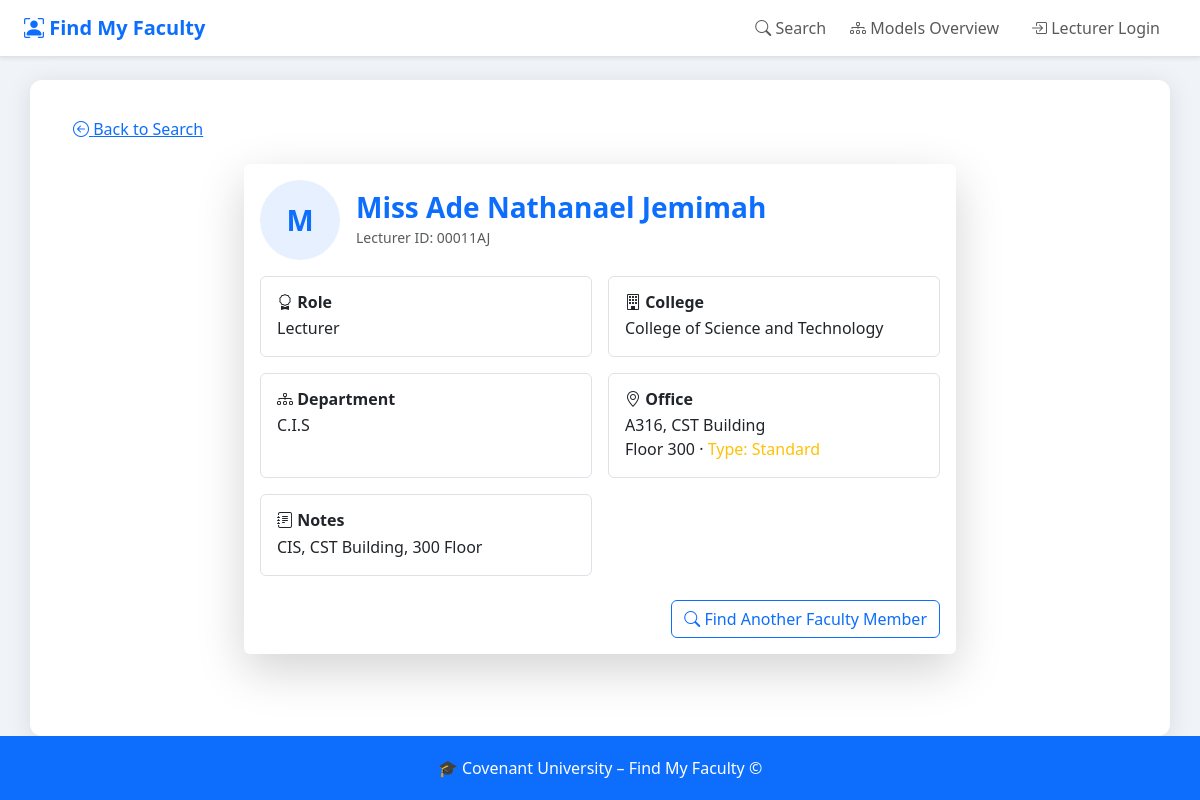
Screenshot of /lecturer/00011AJ/ with the database file from the repository.
### find_my_lecturer_app/models.py (models this page shows, shortened)
class Lecturer(models.Model):
    ROLE_LECTURER = "LECTURER"
    ROLE_HOD = "HOD"  # kept for quick filtering; actual role linkage is via *HODLecturer*
    ROLE_SECRETARY = "SECRETARY"  # idem
    ROLE_CHOICES = [
        (ROLE_LECTURER, "Lecturer"),
        (ROLE_HOD, "Head of Department"),
        (ROLE_SECRETARY, "Secretary"),
    ]
    user = models.OneToOneField(
        settings.AUTH_USER_MODEL,
        on_delete=models.CASCADE,
        related_name="lecturer_profile",
        null=True,
        blank=True,
    )
    lecturer_id = models.CharField(primary_key=True, max_length=8)
    full_name = models.CharField(max_length=120)
    office = models.ForeignKey(
        Office,
        on_delete=models.SET_NULL,
        null=True,
        blank=True,
        related_name="lecturers",
    )
    department = models.ForeignKey(
        Department,
        on_delete=models.SET_NULL,
        null=True,
        blank=True,
        related_name="lecturers",
    )
    role = models.CharField(max_length=10, choices=ROLE_CHOICES)
    notes = models.TextField(blank=True)
    class Meta:
        db_table = "Lecturer"

class College(models.Model):
    college_id = models.CharField(primary_key=True, max_length=8)
    name = models.CharField(max_length=100)
    class Meta:
        db_table = "College"

class Department(models.Model):
    department_id = models.CharField(primary_key=True, max_length=8)
    name = models.CharField(max_length=100)
    college = models.ForeignKey(
        College,
        on_delete=models.PROTECT,
        related_name="departments",
    )
    hod = models.ForeignKey(
        "HODLecturer",
        on_delete=models.SET_NULL,
        null=True,
        blank=True,
        related_name="departments",
    )
    secretary = models.ForeignKey(
        "SecretaryLecturer",
        on_delete=models.SET_NULL,
        null=True,
        blank=True,
        related_name="departments",
    )
    class Meta:
        db_table = "Department"

class Office(models.Model):
    TYPE_STANDARD = "STANDARD"
    TYPE_CUBICLE = "CUBICLE"
    TYPE_LAB = "LABORATORY"
    TYPE_CHOICES = [
        (TYPE_STANDARD, "Standard"),
        (TYPE_CUBICLE, "Cubicle"),
        (TYPE_LAB, "Laboratory"),
    ]
    office_id = models.CharField(primary_key=True, max_length=8)
    office_number = models.CharField(max_length=50)
    location = models.CharField(max_length=100)
    floor = models.PositiveSmallIntegerField()
    type = models.CharField(max_length=20, choices=TYPE_CHOICES)
    class Meta:
        db_table = "Office"

### find_my_lecturer_app/views.py (the view)
# urls.py: path("lecturer/<str:lecturer_id>/", views.LecturerDetailView.as_view(), name="lecturer-detail"),
class LecturerDetailView(DetailView):
    model = Lecturer
    template_name = "find_my_lecturer_app/lecturer_detail.html"
    context_object_name = "lecturer"
    pk_url_kwarg = "lecturer_id"
    def get_queryset(self):
        return super().get_queryset().select_related("office", "department", "department__college")
    def get_context_data(self, **kwargs):
        context = super().get_context_data(**kwargs)
        lecturer = self.object
        context["office"] = lecturer.office
        context["department"] = lecturer.department
        context["college"] = lecturer.department.college if lecturer.department else None
        try:
            context["is_hod"] = hasattr(lecturer, "hod_record")
            context["hod_id"] = lecturer.hod_record.hod_id if context["is_hod"] else None
        except:
            context["is_hod"] = False
        try:
            context["is_secretary"] = hasattr(lecturer, "secretary_record")
            context["secretary_id"] = lecturer.secretary_record.secretary_id if context["is_secretary"] else None
        except:
            context["is_secretary"] = False
        return context

### find_my_lecturer_app/templates/find_my_lecturer_app/lecturer_detail.html (shortened to what this page needs)
{% extends "find_my_lecturer_app/base.html" %}
{% load humanize %}
{% block content %}
<a href="{% url 'find_my_lecturer_app:lecturer-search' %}" class="btn btn-link mb-3">
  <i class="bi bi-arrow-left-circle"></i> Back to Search
</a>
<div class="row justify-content-center">
  <div class="col-lg-8">
    <div class="card shadow-lg border-0">
      <div class="card-body">
        <div class="d-flex align-items-center mb-2">
          <div class="me-3">
            <div
              class="d-flex justify-content-center align-items-center rounded-circle"
              style="width:80px;height:80px;background:#e7f0ff;color:#0d6efd;font-size:1.8rem;font-weight:600;"
            >
              {{ lecturer.full_name|default_if_none:"?"|slice:1|upper }}
            </div>
          </div>
          <div>
            <h3 class="mb-0 fw-bold text-primary">{{ lecturer.full_name }}</h3>
            <small class="text-muted">Lecturer&nbsp;ID: {{ lecturer.lecturer_id }}</small>
          </div>
        </div>
        <div class="row g-3 mb-4">
          <div class="col-md-6">
            <div class="border rounded p-3 h-100">
              <h6 class="fw-bold mb-1"><i class="bi bi-award"></i> Role</h6>
              <p class="mb-0">{{ lecturer.get_role_display }}</p>
            </div>
          </div>
          <div class="col-md-6">
            <div class="border rounded p-3 h-100">
              <h6 class="fw-bold mb-1"><i class="bi bi-building"></i> College</h6>
              <p class="mb-0">{{ college.name }}</p>
            </div>
          </div>
          <div class="col-md-6">
            <div class="border rounded p-3 h-100">
              <h6 class="fw-bold mb-1"><i class="bi bi-diagram-3"></i> Department</h6>
              <p class="mb-0">{{ department.name }}</p>
            </div>
          </div>
          <div class="col-md-6">
            <div class="border rounded p-3 h-100">
              <h6 class="fw-bold mb-1"><i class="bi bi-geo-alt"></i> Office</h6>
              {% if office %}
                <p class="mb-0">
                  {{ office.office_number }}, {{ office.location }}<br>
                  Floor&nbsp;{{ office.floor }} &middot; <span class="text-warning">Type: {{ office.get_type_display }}</span>
                </p>
              {% else %}
                <p class="text-muted mb-0"><em>No office assigned</em></p>
              {% endif %}
            </div>
          </div>
          <div class="col-md-6">
            <div class="border rounded p-3 h-100">
              <h6 class="fw-bold mb-1"><i class="bi bi-journal-text"></i> Notes</h6>
              {% if lecturer.notes %}
                <p class="mb-0">{{ lecturer.notes }}</p>
              {% else %}
                <p class="text-muted mb-0"><em>No additional notes</em></p>
              {% endif %}
            </div>
          </div>
        </div>
        <div class="d-flex justify-content-end">
          <a href="{% url 'find_my_lecturer_app:lecturer-search' %}" class="btn btn-outline-primary">
            <i class="bi bi-search"></i> Find Another Faculty Member
          </a>
        </div>
      </div>
    </div>
  </div>
</div>
{% endblock %}

### find_my_lecturer_app/templates/find_my_lecturer_app/base.html (style rules this page uses)
html, body { height: 100%; margin: 0; }
body { display: flex; flex-direction: column; background-color: #f0f4f8; font-family: 'Segoe UI', Tahoma, Geneva, Verdana, sans-serif; }

### rows the page displays
Lecturer: full_name "M", full_name "Miss Ade Nathanael Jemimah", lecturer_id "00011AJ", role "Lecturer", notes "CIS, CST Building, 300 Floor"
College: name "College of Science and Technology"
Department: name "C.I.S"
Office: office_number "A316", location "CST Building", floor "300", type "Standard"
